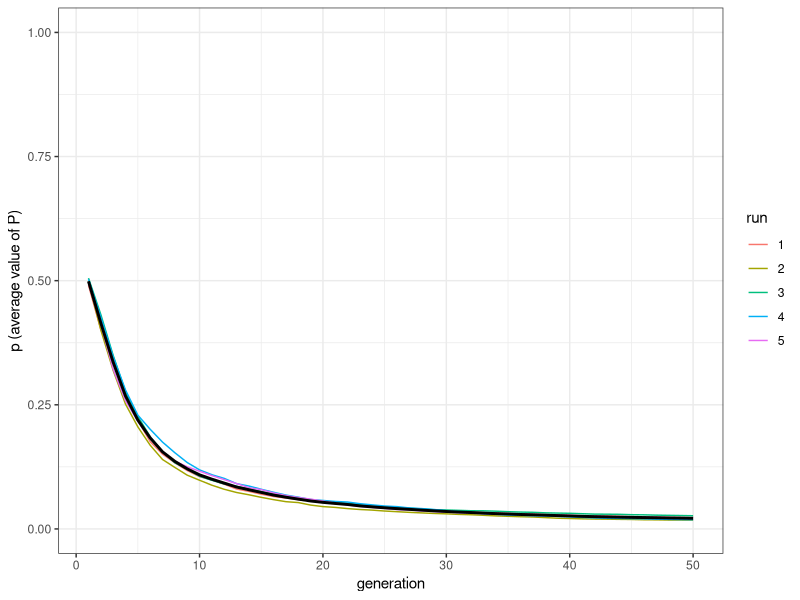
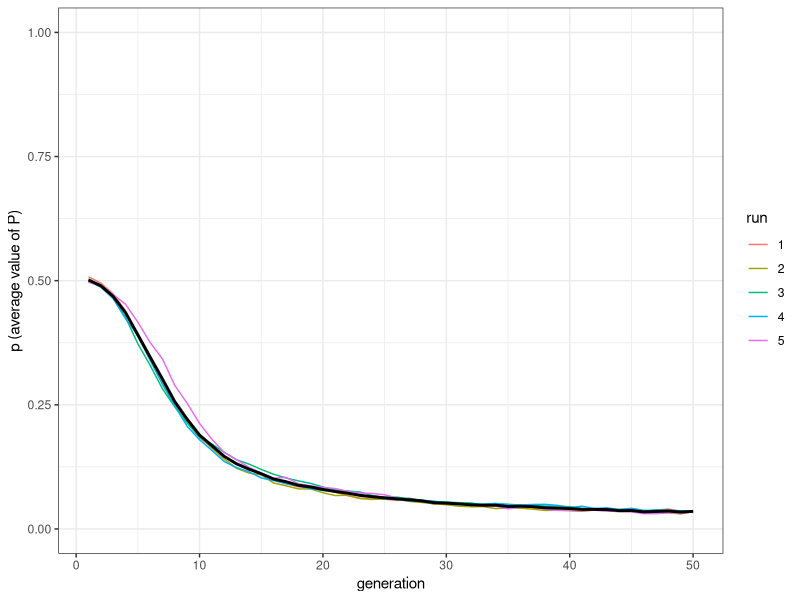
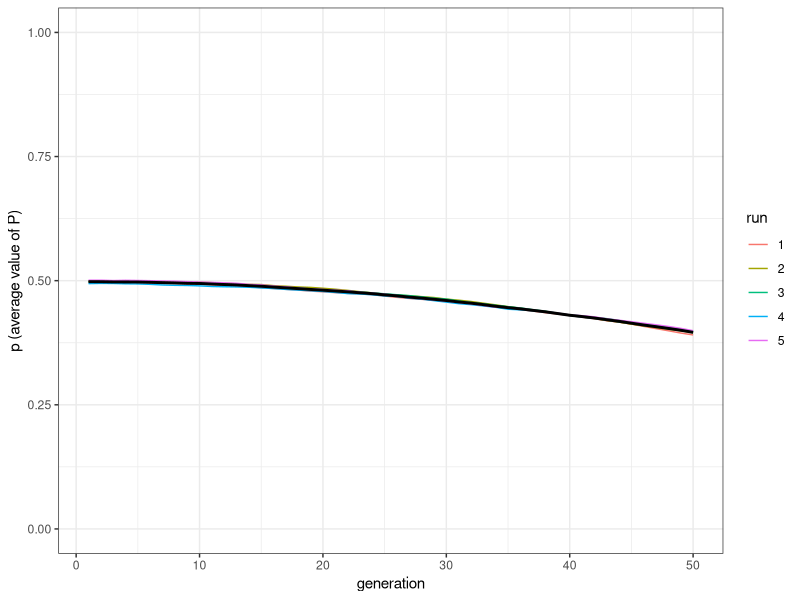
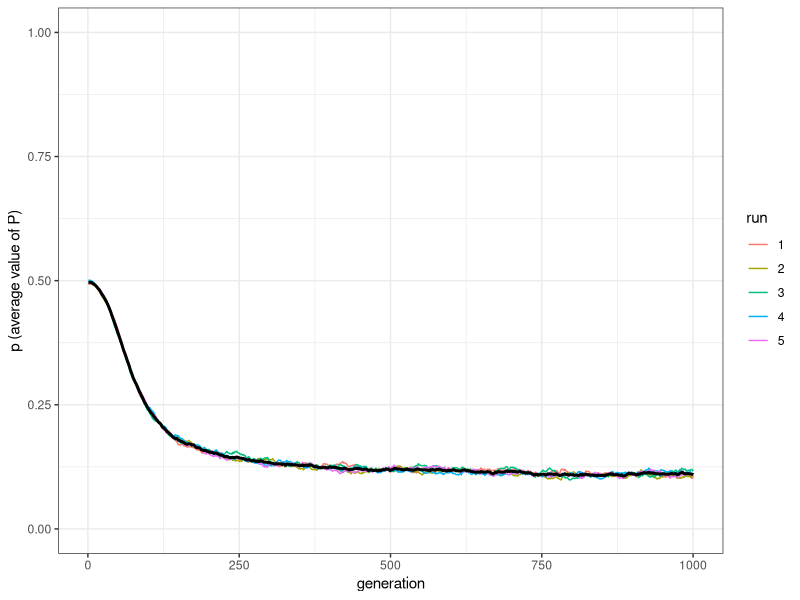
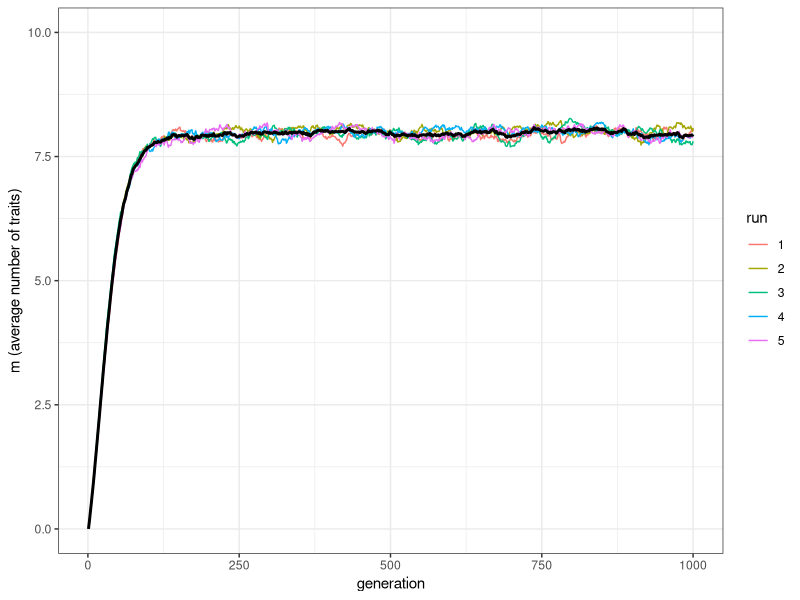
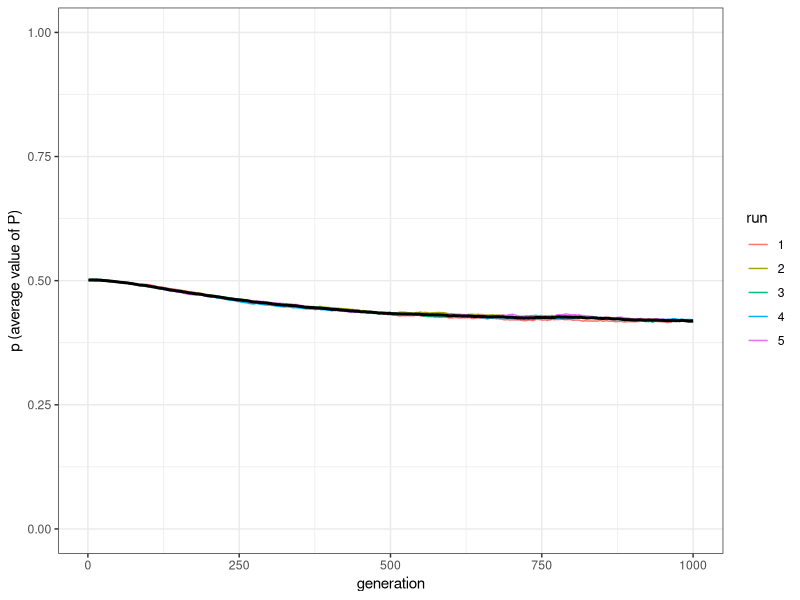
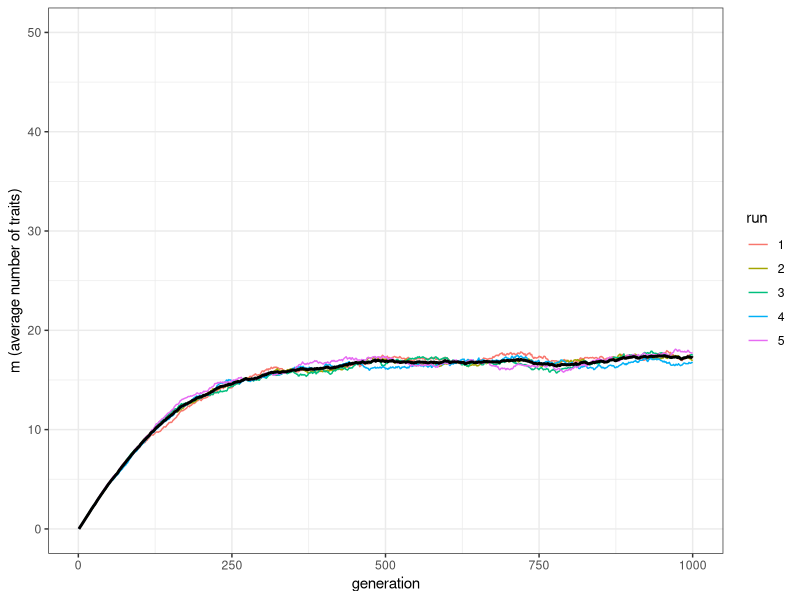
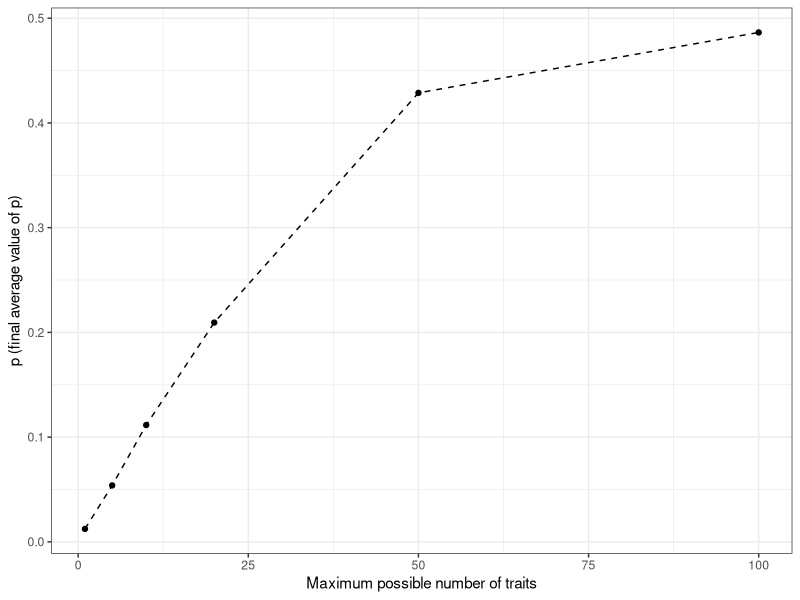

Recreate these plots in R, in order.
## ---- chunk 1
library(tidyverse)
N <- 1000
population <- tibble(P = runif(N))
## ---- chunk 2
openness_conservatism <- function(N, t_max, r_max) {
  output <- tibble(generation = rep(1:t_max, r_max), 
                   p = as.numeric(rep(NA, t_max * r_max)), 
                   run = as.factor(rep(1:r_max, each = t_max)))
  for (r in 1:r_max) {
    # Create first generation
    population <- tibble(P = runif(N))
    
    # Add first generation's p for run r
    output[output$generation == 1 & output$run == r, ]$p <- 
      sum(population$P) / N 
    
    for (t in 2:t_max) {
      # Copy individuals to previous_population tibble
      previous_population <- population 
      
      # Choose demonstrators at random
      demonstrators <- tibble(P = sample(previous_population$P, N, replace = TRUE)) 
      
      # Choose individuals that copy, according to their P
      copy <- previous_population$P > runif(N) 
      
      # Copy
      population[copy, ]$P <- demonstrators[copy, ]$P 
      
      # Get p and put it into output slot for this generation t and run r
      output[output$generation == t & output$run == r, ]$p <- 
        sum(population$P) / N 
    }
  }
  # Export data from function
  output 
}
## ---- chunk 3
plot_multiple_runs_p <- function(data_model) {
  ggplot(data = data_model, aes(y = p, x = generation)) +
    geom_line(aes(colour = run)) +
    stat_summary(fun = mean, geom = "line", size = 1) +
    ylim(c(0, 1)) +
    theme_bw() +
    labs(y = "p (average value of P)")
}
## ---- chunk 4
data_model <- openness_conservatism(N = 1000, t_max = 50, r_max = 5)
plot_multiple_runs_p(data_model)
## ---- chunk 5
openness_conservatism_2 <- function(N, M, mu, p_death, t_max, r_max){
  output <- tibble(generation = rep(1:t_max, r_max), 
                   p = as.numeric(rep(NA, t_max * r_max)), 
                   m = as.numeric(rep(NA, t_max * r_max)), 
                   run = as.factor(rep(1:r_max, each = t_max)))
  
  for (r in 1:r_max) {
    
    # Initialise population
    population_preferences <- matrix( runif(M * N), ncol = M, nrow = N)
    population_traits <- matrix(0, ncol = M, nrow = N)
    
    # Write first output
    output[output$generation == 1 & output$run == r, ]$p <- mean(population_preferences)
    output[output$generation == 1 & output$run == r, ]$m <- sum(population_traits) / N  
    
    for(t in 2:t_max){
      # Innovations
      innovators <- sample(c(TRUE, FALSE), N, prob = c(mu, 1 - mu), replace = TRUE) 
      innovations <- sample(1:M, sum(innovators), replace = TRUE)
      population_traits[cbind(which(innovators == TRUE), innovations)] <- 1
      
      # Copying
      previous_population_preferences <- population_preferences
      previous_population_traits <- population_traits
      
      demonstrators <- sample(1:N, replace = TRUE)
      demonstrators_traits <- sample(1:M, N, replace = TRUE)

      copy <- previous_population_traits[cbind(demonstrators,demonstrators_traits)] == 1 & 
        previous_population_preferences[cbind(1:N, demonstrators_traits)] > runif(N)
      
      population_traits[cbind(which(copy), demonstrators_traits[copy])] <- 1
      
      population_preferences[cbind(which(copy), demonstrators_traits[copy])] <- 
        previous_population_preferences[cbind(demonstrators[copy], demonstrators_traits[copy])] 
      
      # Birth/death
      replace <- sample(c(TRUE, FALSE), N, prob = c(p_death, 1 - p_death), replace = TRUE)
      population_traits[replace, ] <- 0
      population_preferences[replace, ] <- runif(M * sum(replace))
      
      # Write output
      output[output$generation == t & output$run == r, ]$p <- mean(population_preferences)
      output[output$generation == t & output$run == r, ]$m <- sum(population_traits) / N    
    }
  }
  # Export data from function
  output
}
## ---- chunk 6
data_model <- openness_conservatism_2(N = 1000, M = 1, mu = 0.1, 
                                      p_death = 0.01, t_max = 50, r_max = 5)
plot_multiple_runs_p(data_model)
## ---- chunk 7
data_model <- openness_conservatism_2(N = 1000, M = 10, mu = 0.1, 
                                      p_death = 0.01, t_max = 50, r_max = 5)
plot_multiple_runs_p(data_model)
## ---- chunk 8
data_model <- openness_conservatism_2(N = 1000, M = 10, mu = 0.1, 
                                      p_death = 0.01, t_max = 1000, r_max = 5)
plot_multiple_runs_p(data_model)
## ---- chunk 9
plot_multiple_runs_m <- function(data_model, M) {
  ggplot(data = data_model, aes(y = m, x = generation)) +
    geom_line(aes(colour = run)) +
    stat_summary(fun = mean, geom = "line", size = 1) +
    ylim(c(0, M)) +
    theme_bw() +
    labs(y = "m (average number of traits)")
}
## ---- chunk 10
plot_multiple_runs_m(data_model, M = 10)
## ---- chunk 11
data_model <- openness_conservatism_2(N = 1000, M = 50, mu = 0.1, p_death = 0.01, t_max = 1000, r_max = 5)
plot_multiple_runs_p(data_model)
plot_multiple_runs_m(data_model, M = 50)
## ---- chunk 12
test_openness <- tibble(M = c(1,5,10,20,50,100), p = as.numeric(rep(NA, 6)))
for(condition in test_openness$M){
  data_model <- openness_conservatism_2(N = 1000, M = condition, mu = 0.1, 
                                        p_death = 0.01, t_max = 1000, r_max = 1)
  test_openness[test_openness$M == condition, ]$p <- 
    data_model[data_model$generation == 1000, ]$p
}
ggplot(data = test_openness, aes(x = M, y = p)) +
  geom_line(linetype = "dashed") +
  geom_point() +
  theme_bw() +
  labs(x = "Maximum possible number of traits", y = "p (final average value of p)")
